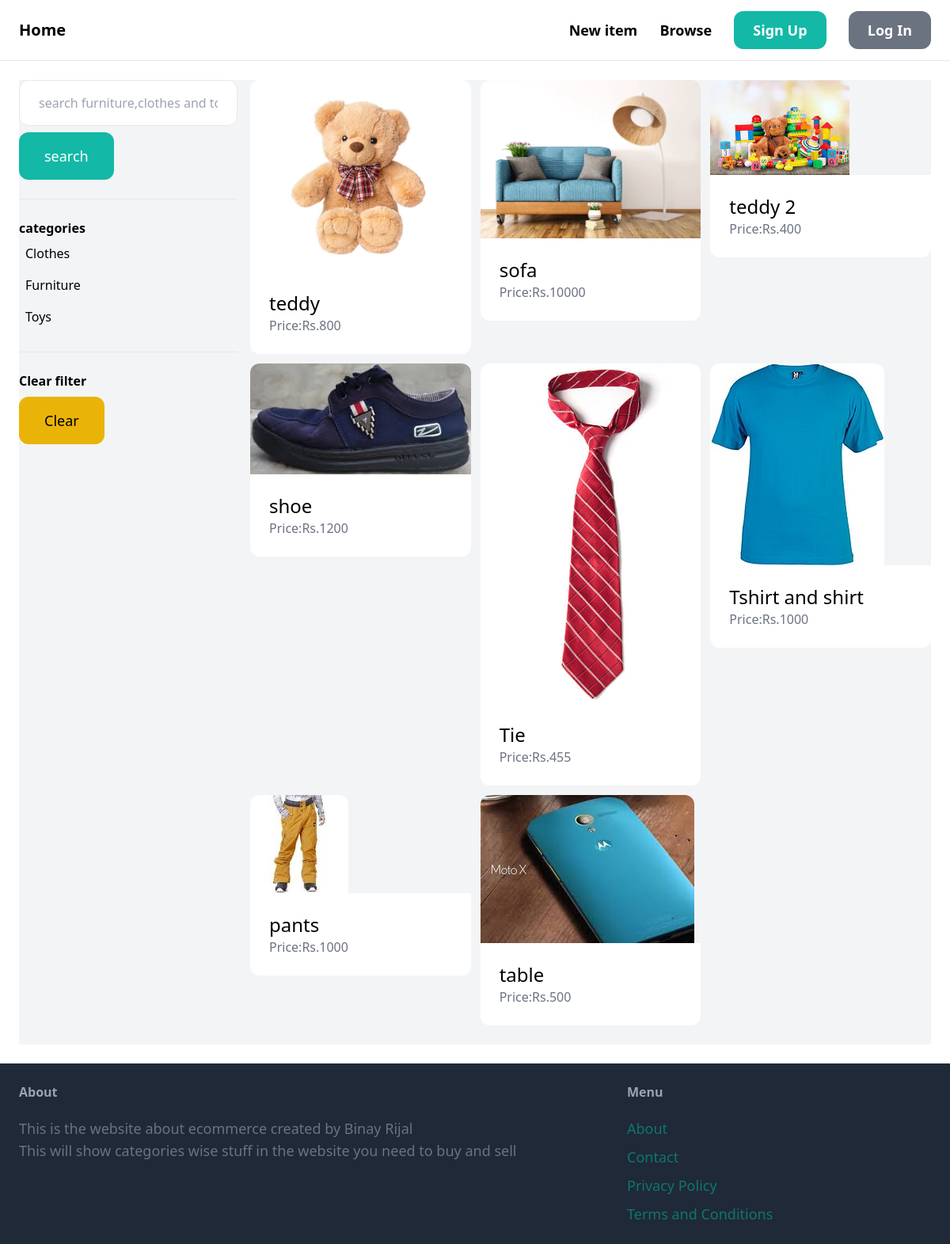
The app's page /items/ with its own data.
### items/models.py (models this page shows, shortened)
class Category(models.Model):
    name=models.CharField(max_length=200)
    class Meta:
        ordering=('name',)
        verbose_name_plural = 'Categories'

class Items(models.Model):
    Category=models.ForeignKey(Category,related_name='items',on_delete=models.CASCADE)
    name=models.CharField(max_length=50)
    description=models.TextField(blank=True, null=True)
    price=models.IntegerField()
    image=models.ImageField(upload_to='items_pic',blank=True,null=True)
    is_sold=models.BooleanField(default=False)
    created_by=models.ForeignKey(User,related_name='items',on_delete=models.CASCADE)
    created_at=models.DateTimeField(auto_now_add=True)

### items/views.py (the view)
# urls.py: path('items/',include('items.urls')),
def items(request):
    query=request.GET.get('query','')
    category_id=request.GET.get('category', 0)
    category=Category.objects.all()
    search_item=Items.objects.filter(is_sold=False)
    if category_id:
        search_item=search_item.filter(Category_id=category_id)
    if query:
        search_item=search_item.filter(Q(name__icontains=query) | Q(description__icontains=query))
    return render(request,'items/items.html',{
        'search_item':search_item,
        'query':query,
        'category':category,
        'category_id':int(category_id)
    })

### items/templates/items/items.html (shortened to what this page needs)
{% extends 'startecom/base.html' %}
{%block content%}
<div class="pb-6 grid grid-cols-4 gap-4 bg-gray-100">
 <div class=" col-span-1">
    <form action="{% url 'items:items' %}" method="get">
        <input name="query" class="w-full py-4 px-6 border rounded-xl" type="text" value="{{query}}" placeholder="search furniture,clothes and toys here?">
        <button class="mt-2 py-4 px-8 text-lg bg-teal-500 text-white rounded-xl">search</button>
    </form>
    <hr class="my-6">
    <p class="font-semibold">categories</p>
    <ul>
        {%for category in category%}
        <li class="py-2 px-2 rounded-xl">
            <a href="{%url 'items:items' %}? query={{ query }} &category={{category.id}}">{{category.name}}</a>
        </li>
        {%endfor%}
    </ul>
    <hr class="my-6">
    <p class="font-semibold">Clear filter</p>
    <ul>
        <li><a href="{% url 'items:items' %}" class="mt-2 py-4 px-8 inline-block bg-yellow-500 text-lg rounded-xl hover:bg-yellow-300">Clear</a></li>
    </ul>
 </div>
 <div class="col-span-3 ">
    <div class="grid grid-cols-3 gap-3">
        {%for item in search_item%}
          <div>
              <a href="{%url 'items:details' item.id %}">
                  <div>
                      <img src="{{item.image.url}}" class="rounded-t-xl">
                  </div>
                  <div class="p-6 bg-white rounded-b-xl">
                   <h2 class="text-2xl">{{item.name}}</h2>
                   <p class="text-gray-500">Price:Rs.{{item.price}}</p>
                  </div>
              </a>
          </div>
         {%endfor%}
    </div>
 </div>
</div>
{%endblock%}

### records on screen
Category: name "Clothes"
Category: name "Furniture"
Category: name "Toys"
Items: image (picture), name "teddy", price "800"
Items: image (picture), name "sofa", price "10000"
Items: image (picture), name "teddy 2", price "400"
Items: image (picture), name "shoe", price "1200"
Items: image (picture), name "Tie", price "455"
Items: image (picture), name "Tshirt and shirt", price "1000"
Items: image (picture), name "pants", price "1000"
Items: image (picture), name "table", price "500"
